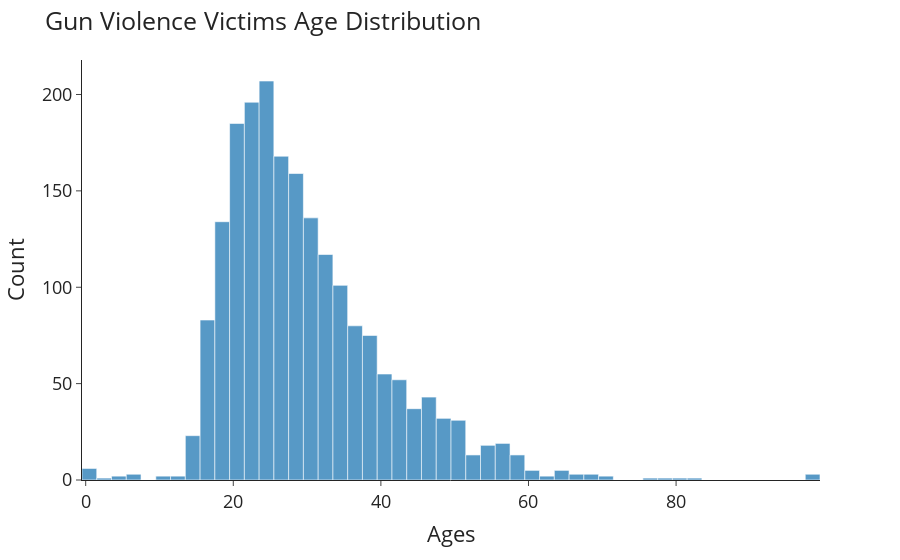

The notebook cell this image was saved under:
### Code cell
fig = px.histogram(fatal_shootings_df, x="age", template='simple_white+presentation', opacity=0.75)
fig.update_layout(title = "Gun Violence Victims Age Distribution", xaxis_title= "Ages", yaxis_title= "Count" )

fig.show()

### Figure 1 — Plotly figure (JSON) as saved in the notebook; plotly's stock layout.template omitted (floating-point values rounded to 4 significant figures; data arrays with more than 128 entries replaced by an {"elided": "..."} marker saying what was removed)
{"data": [{"alignmentgroup": "True", "bingroup": "x", "hovertemplate": "age=%{x}<br>count=%{y}<extra></extra>", "legendgroup": "", "marker": {"color": "#1F77B4", "opacity": 0.75, "pattern": {"shape": ""}}, "name": "", "offsetgroup": "", "orientation": "v", "showlegend": false, "type": "histogram", "x": {"elided": "2037 int values"}, "xaxis": "x", "yaxis": "y"}], "layout": {"barmode": "relative", "legend": {"tracegroupgap": 0}, "margin": {"t": 60}, "title": {"text": "Gun Violence Victims Age Distribution"}, "xaxis": {"anchor": "y", "domain": [0, 1], "title": {"text": "Ages"}}, "yaxis": {"anchor": "x", "domain": [0, 1], "title": {"text": "Count"}}}}
